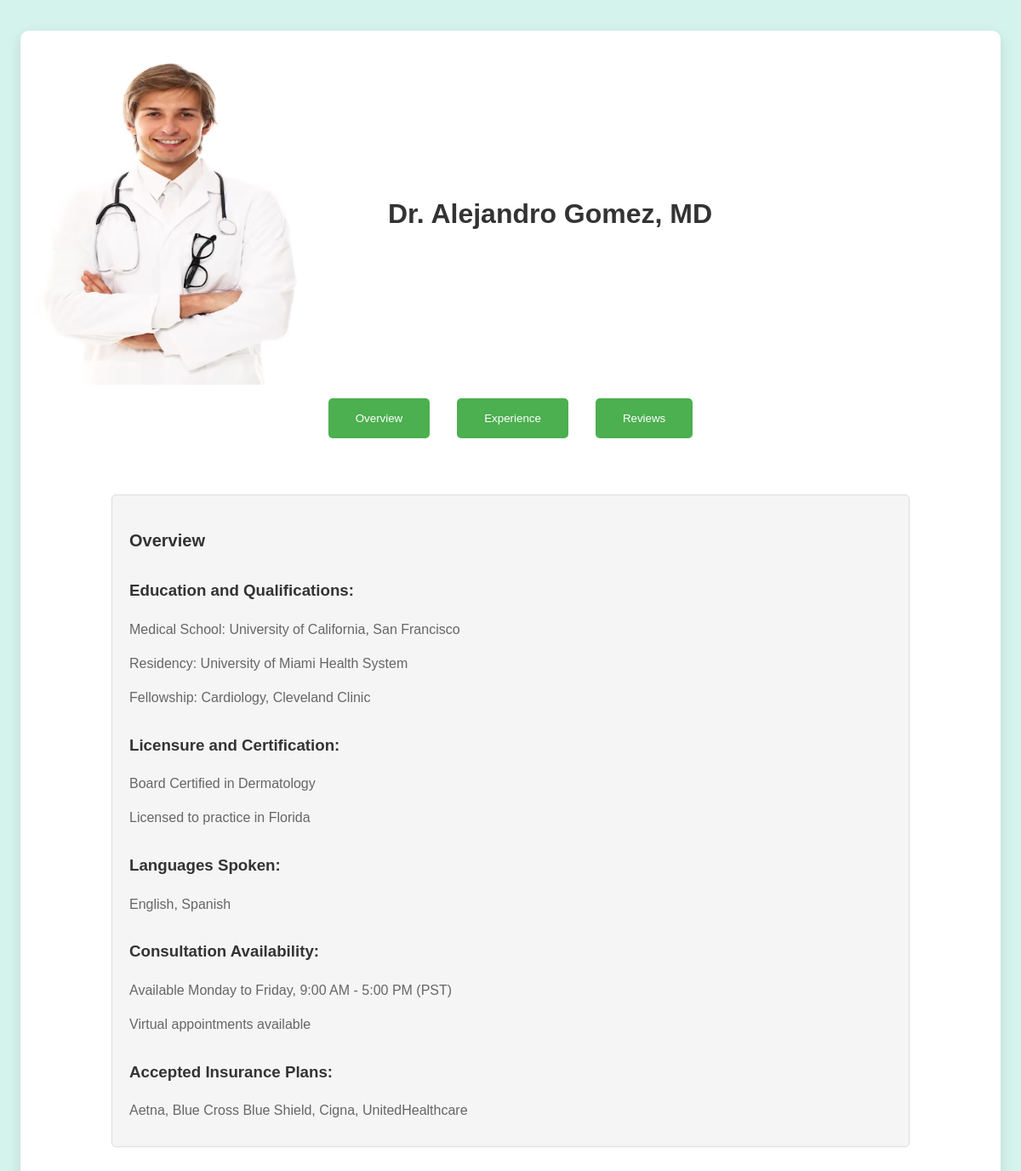
The page /home/doctors/4 (signed in) on the database its author committed.
### app.py (models this page shows)
class doctors_info(db.Model):
    __tablename__ = "doctors"
    sno = db.Column(db.Integer, primary_key=True)
    name = db.Column(db.String(100), nullable=False)
    speciality = db.Column(db.String(100), nullable=False)
    school = db.Column(db.String(100), nullable=False)
    residency = db.Column(db.String(100), nullable=False)
    fellowship = db.Column(db.String(100), nullable=False)
    experience = db.Column(db.String(100), nullable=False)
    certified = db.Column(db.String(100), nullable=False)
    license = db.Column(db.String(100), nullable=False)
    lang = db.Column(db.String(100), nullable=False)

### app.py (the view)
@app.route('/home/doctors/<int:sno>', methods=["GET", "POST"])
@login_required
def doctors(sno):
    doctors_information = doctors_info.query.get(sno)
    return render_template('doctors.html', doc=doctors_information)

### app.py (called while the page is built)
@login_manager.user_loader
def load_user(user_id):
    return User.query.get(int(user_id))

### templates/doctors.html (shortened to what this page needs)
<!DOCTYPE html>
<html lang="en">
<head>
<link rel="stylesheet" href="{{url_for('static',filename='doctors.css')}}">
</head>
<body>
  <div class="doctor-profile">
 <div class="profile">
    <img src="{{url_for('static',filename='images/doctors/doc'+doc.sno+'.jpg')}}" alt="profile" >
    <div class="detail">
        <h1>{{ doc.name }}</h1>
    </div>
 </div>
<div class="buttons">
 <button onclick="showSection('overview')">Overview</button>
 <button onclick="showSection('experience')">Experience</button>
 <button onclick="showSection('reviews')">Reviews</button>
</div>
 <section id="overview" class="content">
   <h2>Overview</h2>
   <section class="education">
     <h3>Education and Qualifications:</h3>
     <p>Medical School: {{doc.school}}</p>
     <p>Residency: {{doc.residency}}</p>
     <p>Fellowship: {{doc.fellowship}}</p>
   </section>
   <section class="licensure">
     <h3>Licensure and Certification:</h3>
     <p>{{doc.certified}}</p>
     <p>{{doc.license}}</p>
   </section>
   <section class="languages">
     <h3>Languages Spoken:</h3>
     <p>{{doc.lang}}</p>
   </section>
   <section class="availability">
     <h3>Consultation Availability:</h3>
     <p>Available Monday to Friday, 9:00 AM - 5:00 PM (PST)</p>
     <p>Virtual appointments available</p>
   </section>
   <section class="insurance">
     <h3>Accepted Insurance Plans:</h3>
     <p>Aetna, Blue Cross Blue Shield, Cigna, UnitedHealthcare</p>
   </section>
 </section>
</div>
</body>
</html>

### static/doctors.css (style rules this page uses)
body { font-family: 'Arial', sans-serif; background-color: #d4f3ec; color: #333; line-height: 1.6; padding: 20px; margin: 0; }
.profile > img { width: 20rem; height: 25rem; }
.profile { display: flex; align-items: center; flex-wrap: wrap; }
.detail { padding-left: 6rem; }
.content { display: flex; flex-direction: column; width: 80%; margin: 50px auto; padding: 20px; border: 1px solid #ddd; border-radius: 5px; background-color: #f5f5f5; }
h2 { color: #333; font-size: 20px; margin-bottom: 10px; }
p { color: #666; font-size: 16px; line-height: 1.5; }
button { background-color: #4CAF50; color: white; padding: 1rem 2rem; margin: 1rem; border: none; border-radius: 5px; cursor: pointer; }
.buttons { display: flex; justify-content: center; flex-wrap: wrap; }
.doctor-profile { background-color: #fff; border-radius: 10px; padding: 1rem; margin: 1rem auto; max-width: 70rem; box-shadow: 0 5px 15px rgba(0,0,0,0.1); }
.doctor-profile p, .doctor-profile blockquote { margin-bottom: 10px; }
section { animation: fadeIn 1s ease-in-out; }

### rows shown on the page
doctors_info: name "Dr. Alejandro Gomez, MD", school "University of California, San Francisco", residency "University of Miami Health System", fellowship "Cardiology, Cleveland Clinic", certified "Board Certified in Dermatology", license "Licensed to practice in Florida", lang "English, Spanish"
